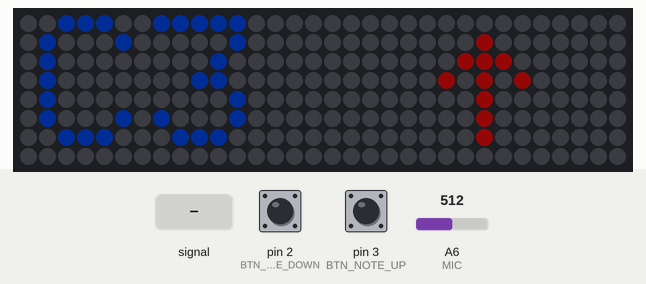
Bench run of a sketch on a simulated Arduino Nano, built with avr-gcc and run on an emulated ATmega328P. Parts: 32×8 RGB LED matrix (first LED top left, wired row by row). Inputs (shaded band) come from the test bench; at power-on: pin 2 (BTN_NOTE_DOWN) HIGH, pin 3 (BTN_NOTE_UP) HIGH, A6 (MIC) = 512. Dim RGB values are drawn brighter than linear.

Above: at 1.2 s.
1.3 s: pin 2 (BTN_NOTE_DOWN) pulled LOW for 0.15 s
At 2.5 s:
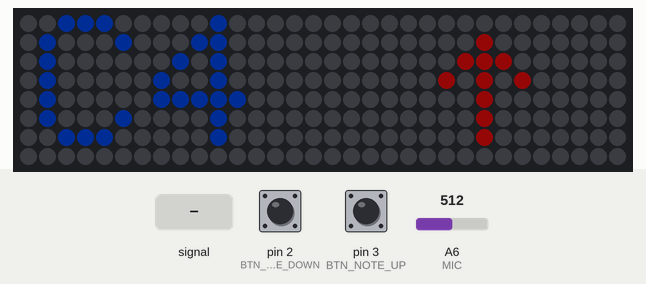
3.2 s: A6 (MIC) fed a 1000 Hz sine of ±255 counts around its level
At 4.5 s:
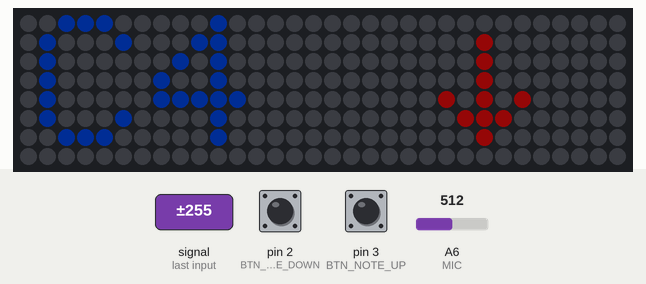
5.0 s: pin 2 (BTN_NOTE_DOWN) pulled LOW for 1 s
At 7.0 s:
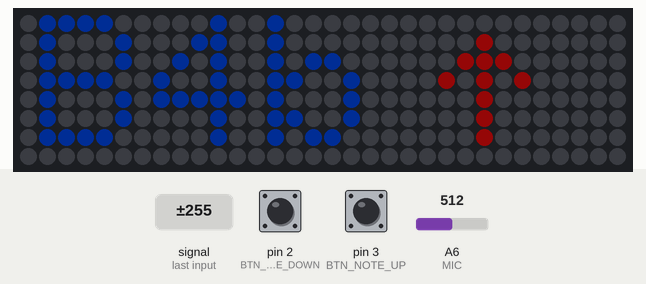
Timing chart, 0 to 8.5 s (numbered marks = the images above; inputs shaded):
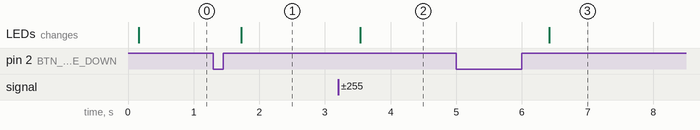

Measured:
- after the input at 1.3 s, the LEDs: change after 0.42 s (image 1)
- after the input at 3.2 s, the LEDs: change after 0.34 s (image 2)
- after the input at 5.0 s, the LEDs: change after 1.4 s (image 3)

The sketch:

main.ino
```cpp
#include <Adafruit_GFX.h>
#include <Adafruit_NeoMatrix.h>
#include <Adafruit_NeoPixel.h>
#include <arduinoFFT.h>

#define PIN 6
#define BTN_NOTE_UP 3
#define BTN_NOTE_DOWN 2
#define MIC A6

#define SAMPLES 64
#define SAMPLING_FREQ 8928
#define AMPLITUDE 1000
#define NUM_BANDS 16
#define NOISE 130

Adafruit_NeoMatrix matrix = Adafruit_NeoMatrix(32, 8, PIN,
  NEO_MATRIX_BOTTOM     + NEO_MATRIX_RIGHT +
  NEO_MATRIX_COLUMNS + NEO_MATRIX_ZIGZAG,
  NEO_GRB            + NEO_KHZ800);

unsigned int samplingPerioduS;
int bandValues[16] = {0,0,0,0,0,0,0,0,0,0,0,0,0,0,0,0};
double vReal[SAMPLES];
double vImag[SAMPLES];

void setup() {
  matrix.begin();
  matrix.setTextWrap(false);
  matrix.setBrightness(20);
  matrix.setTextColor(matrix.Color(16, 160, 255));

  pinMode(PIN, OUTPUT);
  pinMode(MIC, INPUT);

  pinMode(BTN_NOTE_UP, INPUT_PULLUP);
  pinMode(BTN_NOTE_DOWN, INPUT_PULLUP);

  samplingPerioduS = round(1000000 * (1.0 / SAMPLING_FREQ));

}

void displayUp() {
  displayCenter();
  matrix.drawPixel(23, 2, matrix.Color(255, 80, 80));
  matrix.drawPixel(25, 2, matrix.Color(255, 80, 80));
  matrix.drawPixel(22, 3, matrix.Color(255, 80, 80));
  matrix.drawPixel(26, 3, matrix.Color(255, 80, 80));
}

void displayCenter() {
  //vertically: LEDS 1-6
  matrix.drawFastVLine(24, 1, 6, matrix.Color(255, 80, 80));
}

void displayDown() {
  displayCenter();
  matrix.drawPixel(23, 5, matrix.Color(255, 80, 80));
  matrix.drawPixel(25, 5, matrix.Color(255, 80, 80));
  matrix.drawPixel(22, 4, matrix.Color(255, 80, 80));
  matrix.drawPixel(26, 4, matrix.Color(255, 80, 80));
}

void displayLevel() {
  matrix.drawRect(20, 3, 7, 2, matrix.Color(50, 255, 96));
}

arduinoFFT FFT = arduinoFFT(vReal, vImag, SAMPLES, SAMPLING_FREQ);

int noteCounter = 0;

int freqs[16] = {131, 143, 157, 173, 189, 208, 228, 250, 274, 301, 330, 362, 397, 435, 477, 523};
char *notes[16] = {"C3", "D3", "E3b", "F3", "G3b", "A3b", "B3b", "B3", "D4b", "D4", "E4", "G4b", "G4", "A4", "B4b", "C4"};

int lastUpState = 0;
int lastDownState = 0;
int upState = 0;
int downState = 0;

unsigned long newTime;

void loop() {
  upState = digitalRead(BTN_NOTE_UP);
  downState = digitalRead(BTN_NOTE_DOWN);

  int whichState = 0;

  matrix.fillScreen(0);
  matrix.setCursor(1, 0);

  for (int i = 0; i < NUM_BANDS; i++) {
    bandValues[i]=0;
  }

  if (upState != lastUpState) {
    if (upState == HIGH) {
      noteCounter = (noteCounter + 1) % 16;
    }
  }

  if (downState != lastDownState) {
    if (downState == HIGH) {
      if (noteCounter == 0) {
        noteCounter = 16;
      }
      noteCounter = (noteCounter - 1) % 16;
    }
  }

  lastUpState = upState;
  lastDownState = downState;

  for (int i = 0; i < SAMPLES; i++) {
    newTime = micros();
    vReal[i] = analogRead(MIC);
    vImag[i] = 0;
    while (micros() < (newTime + samplingPerioduS)) {}
  }

  FFT.DCRemoval();
  FFT.Windowing(FFT_WIN_TYP_HAMMING, FFT_FORWARD);
  FFT.Compute(FFT_FORWARD);
  FFT.ComplexToMagnitude();

  for (int i = 2; i < (SAMPLES/2); i++){
    if (vReal[i] > NOISE) {
      //16 bands, 0,52325kHz top band
      if (i<=1 )           bandValues[0]  += (int)vReal[i];
      if (i>1   && i<=1  ) bandValues[1]  += (int)vReal[i];
      if (i>1   && i<=1  ) bandValues[2]  += (int)vReal[i];
      if (i>1   && i<=1  ) bandValues[3]  += (int)vReal[i];
      if (i>1   && i<=1  ) bandValues[4]  += (int)vReal[i];
      if (i>1   && i<=2  ) bandValues[5]  += (int)vReal[i];
      if (i>2   && i<=2  ) bandValues[6]  += (int)vReal[i];
      if (i>2   && i<=2  ) bandValues[7]  += (int)vReal[i];
      if (i>2   && i<=2  ) bandValues[8]  += (int)vReal[i];
      if (i>2   && i<=2  ) bandValues[9]  += (int)vReal[i];
      if (i>2   && i<=2  ) bandValues[10]  += (int)vReal[i];
      if (i>2   && i<=3  ) bandValues[11]  += (int)vReal[i];
      if (i>3   && i<=3  ) bandValues[12]  += (int)vReal[i];
      if (i>3   && i<=3  ) bandValues[13]  += (int)vReal[i];
      if (i>3   && i<=4  ) bandValues[14]  += (int)vReal[i];
      if (i>4            ) bandValues[15]  += (int)vReal[i];
    }
  }
  matrix.print(notes[noteCounter]);

  if (bandValues[noteCounter] >= 0.95*freqs[noteCounter] && bandValues[noteCounter] <= 1.05*freqs[noteCounter]) {
    // print out a green line on the matrix
    whichState = 0;

  }
  if (bandValues[noteCounter] < 0.95*freqs[noteCounter]) {
    // print out a red arrow up on the matrix
    whichState = 1;

  }
  if (bandValues[noteCounter] > 1.05*freqs[noteCounter]) {
    // print out a red arrow down on the matrix
    whichState = 2;

  }

  if (whichState == 0) {
    displayLevel();
    matrix.show();
  }
  if (whichState == 1) {
    displayUp();
    matrix.show();
  }
  if (whichState == 2) {
    displayDown();
    matrix.show();
  }

  matrix.show();
  delay(100);
}
```
